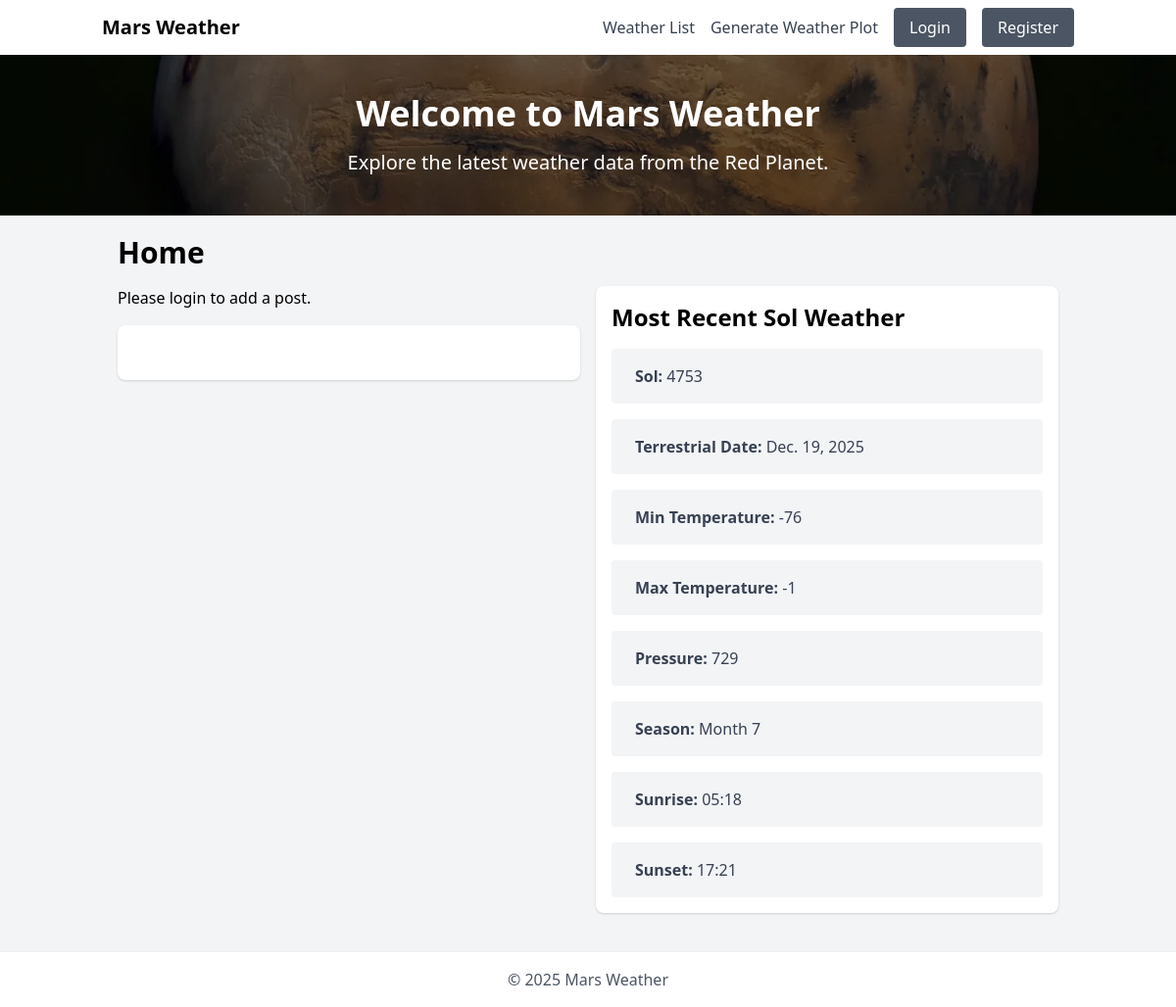
The page / on the database its author committed.
### weather/models.py (models this page shows, shortened)
class Weather(models.Model):
    orig_id = models.IntegerField()
    terrestrial_date = models.DateField()
    sol = models.IntegerField(unique=True)
    ls = models.IntegerField(null=True)
    season = models.CharField(max_length=20, null=True)
    min_temp = models.IntegerField(null=True)
    max_temp = models.IntegerField(null=True)
    pressure = models.IntegerField(null=True)
    pressure_string = models.CharField(max_length=100, null=True)
    abs_humidity = models.CharField(max_length=100, null=True)
    wind_speed = models.CharField(max_length=20, null=True)
    wind_direction = models.CharField(max_length=100, null=True)
    atmo_opacity = models.CharField(max_length=20, null=True)
    sunrise = models.CharField(max_length=6)
    sunset = models.CharField(max_length=6)
    local_uv_irradiance_index = models.CharField(max_length=20, null=True)
    min_gts_temp = models.IntegerField(null=True)
    max_gts_temp = models.IntegerField(null=True)
    source = models.CharField(max_length=100, default='inta-csic')
    class Meta:
        ordering = ('-sol',)

### core/views.py (the view)
# urls.py: path('', views.index, name='index'),
def index(request):
    posts_list = Post.objects.all().order_by('-created_at')
    paginator = Paginator(posts_list, 5)  # Show 5 posts per page
    page_number = request.GET.get('page')
    posts = paginator.get_page(page_number)
    recent_sol = Weather.objects.latest('sol') if Weather.objects.exists() else None
    return render(request, 'index.html', {'posts': posts, 'recent_sol': recent_sol, 'nasa_api_key': settings.NASA_API_KEY})

### core/templates/index.html (shortened to what this page needs)
{% extends "base.html" %}
{% block content %}
<div class="container mx-auto mt-5">
    <h1 class="text-3xl font-bold mb-4">Home</h1>
    <div class="grid grid-cols-1 md:grid-cols-2 gap-4">
        <div>
            {% if user.is_authenticated %}
                <a href="{% url 'core:add_post' %}" class="bg-gray-600 text-white px-4 py-2 rounded" data-testid="add-post">Add Post</a>
            {% else %}
                <p>Please <a href="{% url 'core:login' %}" class="text-orange-600">login</a> to add a post.</p>
            {% endif %}
            <div class="mt-4">
                <nav class="bg-white shadow rounded-lg p-4">
                    <ul class="flex justify-center space-x-2">
                        {% for num in posts.paginator.page_range %}
                            {% if posts.number == num %}
                                <li>
                                    <span class="bg-orange-600 text-white px-4 py-2 rounded">{{ num }}</span>
                                </li>
                            {% elif num > posts.number|add:'-3' and num < posts.number|add:'3' %}
                                <li>
                                    <a href="?page={{ num }}" class="bg-gray-600 text-white px-4 py-2 rounded">{{ num }}</a>
                                </li>
                            {% endif %}
                        {% endfor %}
                    </ul>
                </nav>
            </div>
        </div>
        <div>
            <div class="bg-white shadow rounded-lg p-4">
                <h2 class="text-2xl font-bold mb-4">Most Recent Sol Weather</h2>
                {% if recent_sol %}
                    <div class="grid grid-cols-1 gap-4">
                        <div class="bg-gray-100 p-4 rounded flex items-center">
                            <p class="text-gray-700"><strong>Sol:</strong> {{ recent_sol.sol }}</p>
                        </div>
                        <div class="bg-gray-100 p-4 rounded flex items-center">
                            <p class="text-gray-700"><strong>Terrestrial Date:</strong> {{ recent_sol.terrestrial_date }}</p>
                        </div>
                        <div class="bg-gray-100 p-4 rounded flex items-center">
                            <p class="text-gray-700"><strong>Min Temperature:</strong> {{ recent_sol.min_temp }}</p>
                        </div>
                        <div class="bg-gray-100 p-4 rounded flex items-center">
                            <p class="text-gray-700"><strong>Max Temperature:</strong> {{ recent_sol.max_temp }}</p>
                        </div>
                        <div class="bg-gray-100 p-4 rounded flex items-center">
                            <p class="text-gray-700"><strong>Pressure:</strong> {{ recent_sol.pressure }}</p>
                        </div>
                        <div class="bg-gray-100 p-4 rounded flex items-center">
                            <p class="text-gray-700"><strong>Season:</strong> {{ recent_sol.season }}</p>
                        </div>
                        <div class="bg-gray-100 p-4 rounded flex items-center">
                            <p class="text-gray-700"><strong>Sunrise:</strong> {{ recent_sol.sunrise }}</p>
                        </div>
                        <div class="bg-gray-100 p-4 rounded flex items-center">
                            <p class="text-gray-700"><strong>Sunset:</strong> {{ recent_sol.sunset }}</p>
                        </div>
                    </div>
                {% else %}
                    <p class="text-gray-700">No recent weather data available.</p>
                {% endif %}
            </div>
        </div>
    </div>
</div>
{% endblock content %}

### rows shown on the page
Weather: sol "4753", terrestrial_date "Dec. 19, 2025", min_temp "-76", max_temp "-1", pressure "729", season "Month 7", sunrise "05:18", sunset "17:21"
